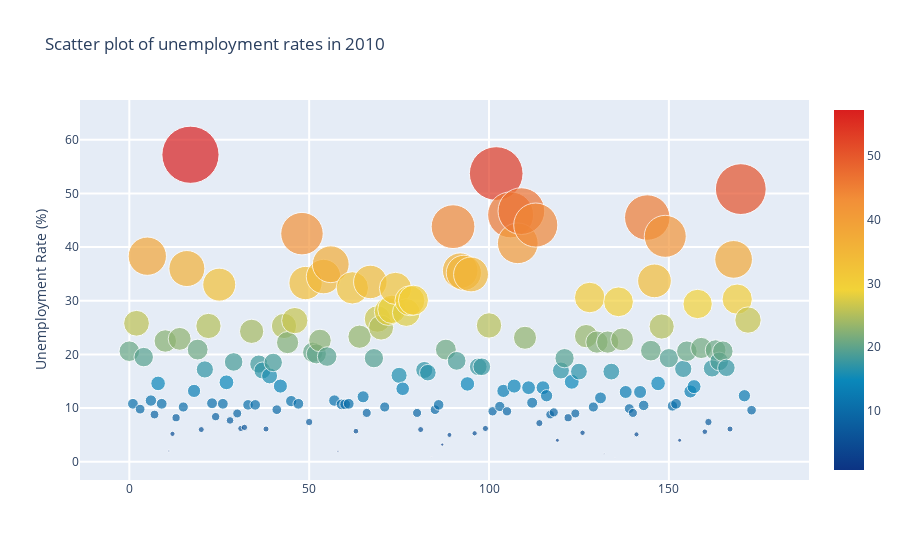

Source (notebook cell):
### Markdown cell above
3.Scatter Plots:
Next I am going to have a deeper look into data by making scatter plots from the data where we will be comparing countries such that companies having higher rate of unemployment will have a bigger bubble than the one suffering from a lower unemployment rate. Although the plots have been made for all the years that the data has been collected, discussion will only be done for 2010 and 2014 as similar observations could be made from the other plots.

### Code cell
l=[]
trace0= go.Scatter(
        y= df_country['2010'],
        mode= 'markers',
        name='Unemployment (%)',
        marker= dict(size= df_country['2010'].values,
                    line= dict(width=1),
                    color= df_country['2010'].values,
                    opacity= 0.7,
                    colorscale='Portland',
                    showscale=True),
        text= df_country['Country Name'].values) # The hover text goes here... 
l.append(trace0);

layout= go.Layout(
    title= 'Scatter plot of unemployment rates in 2010',
    hovermode= 'closest',
    xaxis= dict(
#        title= 'Pop',
        ticklen= 5,
        zeroline= False,
        gridwidth= 2,
    ),
    yaxis=dict(
        title= 'Unemployment Rate (%)',
        ticklen= 5,
        gridwidth= 2,
    ),
    showlegend= False,
)
fig= go.Figure(data=l, layout=layout)
py.iplot(fig)

### Figure 1 — Plotly figure (JSON) as saved in the notebook; plotly's stock layout.template omitted (floating-point values rounded to 4 significant figures; data arrays with more than 128 entries replaced by an {"elided": "..."} marker saying what was removed)
{"data": [{"marker": {"color": {"elided": "174 float values"}, "colorscale": [[0, "rgb(12,51,131)"], [0.25, "rgb(10,136,186)"], [0.5, "rgb(242,211,56)"], [0.75, "rgb(242,143,56)"], [1, "rgb(217,30,30)"]], "line": {"width": 1}, "opacity": 0.7, "showscale": true, "size": {"elided": "174 float values"}}, "mode": "markers", "name": "Unemployment (%)", "text": {"elided": "174 str values"}, "type": "scatter", "y": {"elided": "174 float values"}}], "layout": {"hovermode": "closest", "showlegend": false, "title": {"text": "Scatter plot of unemployment rates in 2010"}, "xaxis": {"gridwidth": 2, "ticklen": 5, "zeroline": false}, "yaxis": {"gridwidth": 2, "ticklen": 5, "title": {"text": "Unemployment Rate (%)"}}}}
